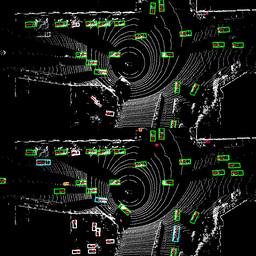
#> input picture Detection Results/00.png, 256 x 256 px, shrunk from 832 x 832 before the run, given in place of 00.jpg, which was not available
$ jupyter execute 'Data Normalization.ipynb'
#> lines starting #> are read from the running program, lines starting #| are printed output that depends on the picture; pictures that were not available may be replaced by others from this repository, and a replacement may not be noted
[cell 1]
import cv2 as cv
import matplotlib.pyplot as plt
from PIL import Image

[cell 2]
img = cv.imread("00.jpg")
#> img is the input picture: shape (256, 256, 3); mean B, G, R 22.4, 26.9, 23.5

[cell 3]
# 3D rgb plot of the original image
image_path = "00.jpg"

fig = plt.figure()
axis = fig.add_subplot(1, 1, 1, projection="3d") # 3D plot with scalar values in each axis

im = Image.open(image_path)
r, g, b = list(im.getdata(0)), list(im.getdata(1)), list(im.getdata(2))

axis.scatter(r, g, b, c="#ff0000", marker="o")
axis.set_xlabel("Red")
axis.set_ylabel("Green")
axis.set_zlabel("Blue")
plt.show()
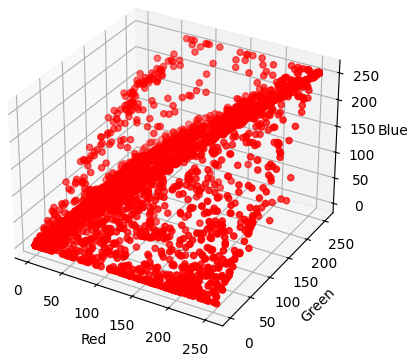
#> figure drawn by matplotlib, 1 panel

[cell 4]
# Normalize the image
normalized_img = img/255
cv.imwrite('normalized_img.jpg', normalized_img)
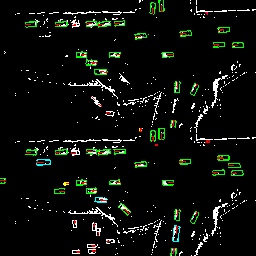
#> saved as normalized_img.jpg: shape (256, 256, 3); mean B, G, R 0.0407, 0.062, 0.0461; drawn with 1 as white
#> Out = True
# cv.imshow('test Image', test)
# cv.waitKey(5000)
# cv.destroyAllWindows()

[cell 5]
# 3D rgb plot of the normalized image

image_path = "normalized_img.jpg"

fig = plt.figure()
axis = fig.add_subplot(1, 1, 1, projection="3d") # 3D plot with scalar values in each axis

im = Image.open(image_path)
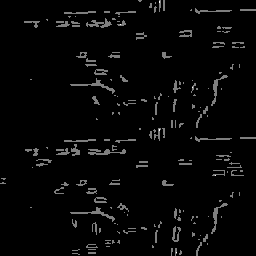
#> im: PIL image 256x256 RGB; min 0, max 2, mean 0.0545; drawn with min black and max white
r, g, b = list(im.getdata(0)), list(im.getdata(1)), list(im.getdata(2))

axis.scatter(r, g, b, c="#54FF33", marker="o")
axis.set_xlabel("Red")
axis.set_ylabel("Green")
axis.set_zlabel("Blue")

axis.axes.set_xlim3d(left=-10, right=10)
axis.axes.set_ylim3d(bottom=-10, top=10)
axis.axes.set_zlim3d(bottom=-10, top=10)

plt.show()
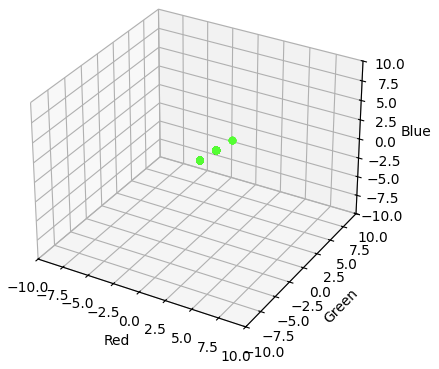
#> figure drawn by matplotlib, 1 panel

$ run again, with Detection Results/02.png copied over Detection Results/00.png
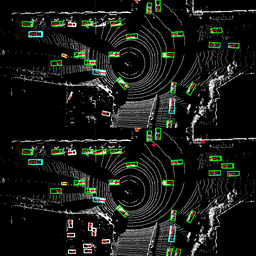
#> input picture Detection Results/02.png, 256 x 256 px, shrunk from 832 x 832 before the run, given in place of 00.jpg, which was not available
#> img is the input picture: shape (256, 256, 3); mean B, G, R 22.1, 26.7, 23.1
#> `plt.show()`:
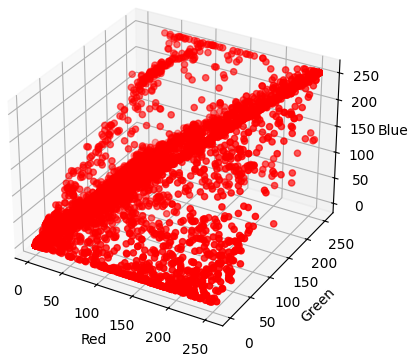
#> figure drawn by matplotlib, 1 panel
#> Out = True
#> `im = Image.open(image_path)`:
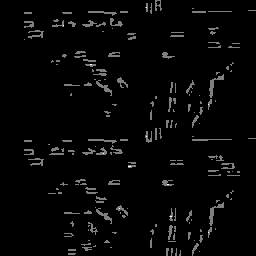
#> im: PIL image 256x256 RGB; min 0, max 2, mean 0.0528; drawn with min black and max white
